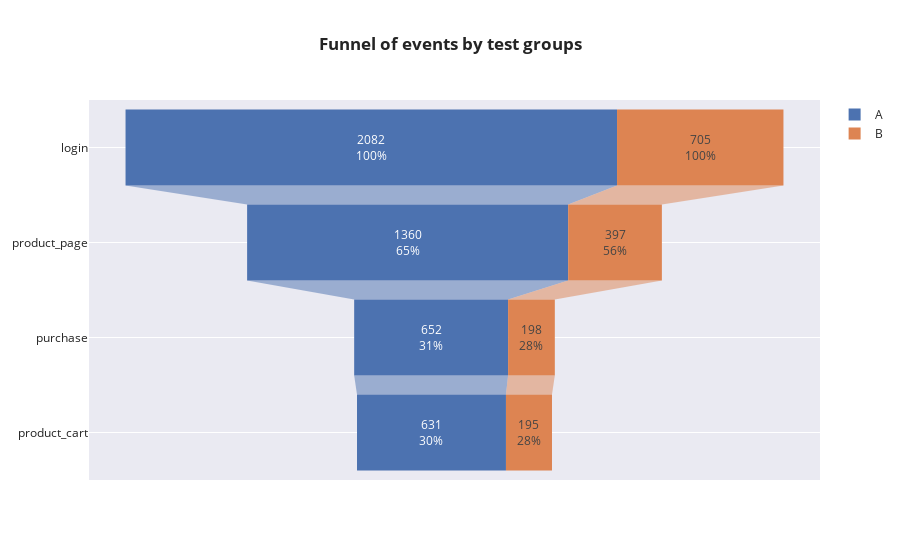

The code cell stored with this chart in its notebook:
### Code cell
fig = go.Figure(go.Funnel(
    name='A',
    y = event_group_pivot['event_name'],
    x = event_group_pivot['A'],
    textinfo = 'value+percent initial'))

fig.add_trace(go.Funnel(
    name='B',
    y = event_group_pivot['event_name'],
    x = event_group_pivot['B'],
    textinfo = 'value+percent initial'))

fig.update_layout(template='seaborn',
                  title='<b>Funnel of events by test groups</b>')

fig.show()

### Figure 1 — Plotly figure (JSON) as saved in the notebook; plotly's stock layout.template omitted (floating-point values rounded to 4 significant figures)
{"data": [{"name": "A", "textinfo": "value+percent initial", "type": "funnel", "x": [2082, 1360, 652, 631], "y": ["login", "product_page", "purchase", "product_cart"]}, {"name": "B", "textinfo": "value+percent initial", "type": "funnel", "x": [705, 397, 198, 195], "y": ["login", "product_page", "purchase", "product_cart"]}], "layout": {"title": {"text": "<b>Funnel of events by test groups</b>"}}}
